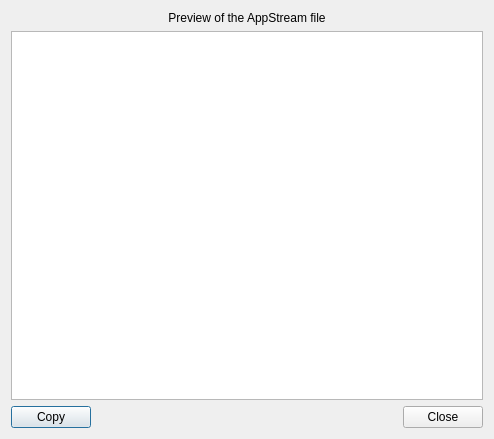
<?xml version="1.0" encoding="UTF-8"?>
<ui version="4.0">
 <class>ViewXMLWindow</class>
 <widget class="QDialog" name="ViewXMLWindow">
  <property name="geometry">
   <rect>
    <x>0</x>
    <y>0</y>
    <width>494</width>
    <height>439</height>
   </rect>
  </property>
  <property name="windowTitle">
   <string>View XML</string>
  </property>
  <layout class="QVBoxLayout" name="verticalLayout">
   <item>
    <widget class="QLabel" name="label">
     <property name="text">
      <string>Preview of the AppStream file</string>
     </property>
     <property name="alignment">
      <set>Qt::AlignCenter</set>
     </property>
    </widget>
   </item>
   <item>
    <widget class="QPlainTextEdit" name="preview_edit">
     <property name="lineWrapMode">
      <enum>QPlainTextEdit::NoWrap</enum>
     </property>
     <property name="readOnly">
      <bool>true</bool>
     </property>
     <property name="plainText">
      <string notr="true"/>
     </property>
    </widget>
   </item>
   <item>
    <layout class="QHBoxLayout" name="horizontalLayout">
     <item>
      <widget class="QPushButton" name="copy_button">
       <property name="text">
        <string>Copy</string>
       </property>
      </widget>
     </item>
     <item>
      <spacer name="horizontalSpacer">
       <property name="orientation">
        <enum>Qt::Horizontal</enum>
       </property>
       <property name="sizeHint" stdset="0">
        <size>
         <width>40</width>
         <height>20</height>
        </size>
       </property>
      </spacer>
     </item>
     <item>
      <widget class="QPushButton" name="close_button">
       <property name="text">
        <string>Close</string>
       </property>
      </widget>
     </item>
    </layout>
   </item>
  </layout>
 </widget>
 <resources/>
 <connections/>
</ui>
